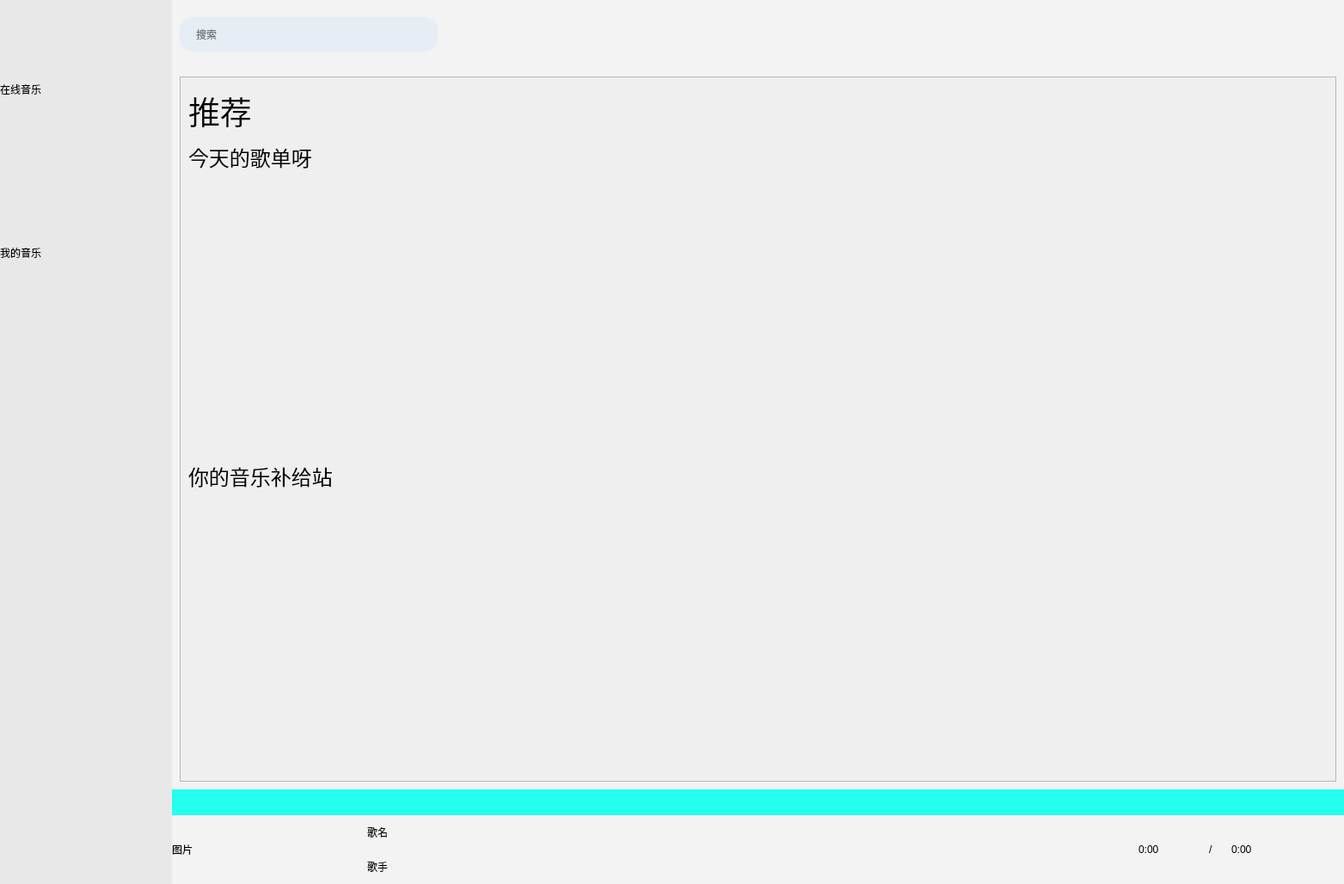
<?xml version="1.0" encoding="UTF-8"?>
<ui version="4.0">
 <class>MainWindow</class>
 <widget class="QMainWindow" name="MainWindow">
  <property name="geometry">
   <rect>
    <x>0</x>
    <y>0</y>
    <width>1563</width>
    <height>1028</height>
   </rect>
  </property>
  <property name="windowTitle">
   <string>MainWindow</string>
  </property>
  <widget class="QWidget" name="centralwidget">
   <layout class="QVBoxLayout" name="verticalLayout">
    <property name="spacing">
     <number>0</number>
    </property>
    <property name="leftMargin">
     <number>0</number>
    </property>
    <property name="topMargin">
     <number>0</number>
    </property>
    <property name="rightMargin">
     <number>0</number>
    </property>
    <property name="bottomMargin">
     <number>0</number>
    </property>
    <item>
     <widget class="QWidget" name="head" native="true">
      <property name="minimumSize">
       <size>
        <width>0</width>
        <height>80</height>
       </size>
      </property>
      <property name="maximumSize">
       <size>
        <width>16777215</width>
        <height>80</height>
       </size>
      </property>
      <property name="styleSheet">
       <string notr="true"/>
      </property>
      <layout class="QHBoxLayout" name="horizontalLayout_2">
       <property name="spacing">
        <number>0</number>
       </property>
       <property name="leftMargin">
        <number>0</number>
       </property>
       <property name="topMargin">
        <number>0</number>
       </property>
       <property name="rightMargin">
        <number>0</number>
       </property>
       <property name="bottomMargin">
        <number>0</number>
       </property>
       <item>
        <widget class="QWidget" name="headLeft" native="true">
         <property name="minimumSize">
          <size>
           <width>200</width>
           <height>0</height>
          </size>
         </property>
         <property name="maximumSize">
          <size>
           <width>100</width>
           <height>16777215</height>
          </size>
         </property>
         <property name="styleSheet">
          <string notr="true">#headLeft
{
	background-color:rgb(232, 232, 232);
}</string>
         </property>
         <layout class="QVBoxLayout" name="verticalLayout_6">
          <property name="spacing">
           <number>0</number>
          </property>
          <property name="leftMargin">
           <number>0</number>
          </property>
          <property name="topMargin">
           <number>0</number>
          </property>
          <property name="rightMargin">
           <number>0</number>
          </property>
          <property name="bottomMargin">
           <number>0</number>
          </property>
          <item>
           <widget class="QWidget" name="logo" native="true">
            <property name="minimumSize">
             <size>
              <width>0</width>
              <height>0</height>
             </size>
            </property>
            <property name="styleSheet">
             <string notr="true">#logo
{
	border: none;
	border-radius: 0px;
	background-image: url(&quot;:/resources/images/icon/Logo.png&quot;);

	background-repeat: no-repeat;
	background-position: center center;
}</string>
            </property>
           </widget>
          </item>
         </layout>
        </widget>
       </item>
       <item>
        <widget class="QWidget" name="headRight" native="true">
         <property name="styleSheet">
          <string notr="true">#headRight
{
	background-color:rgb(243, 243, 243)
}</string>
         </property>
         <layout class="QHBoxLayout" name="horizontalLayout_3">
          <property name="spacing">
           <number>0</number>
          </property>
          <property name="leftMargin">
           <number>0</number>
          </property>
          <property name="topMargin">
           <number>0</number>
          </property>
          <property name="rightMargin">
           <number>0</number>
          </property>
          <property name="bottomMargin">
           <number>0</number>
          </property>
          <item>
           <widget class="QWidget" name="settingBox" native="true">
            <property name="styleSheet">
             <string notr="true">QPushButton
{
	background-repeat: no-repeat;
	background-position: center center;
	border: none;
	border-radius: 0px;
}
QPushButton:hover
{
	background-color:rgba(255, 192, 193, 150);
}</string>
            </property>
            <layout class="QHBoxLayout" name="horizontalLayout_4">
             <item>
              <widget class="QWidget" name="searchBox" native="true">
               <property name="minimumSize">
                <size>
                 <width>300</width>
                 <height>0</height>
                </size>
               </property>
               <property name="maximumSize">
                <size>
                 <width>200</width>
                 <height>16777215</height>
                </size>
               </property>
               <property name="styleSheet">
                <string notr="true"/>
               </property>
               <layout class="QVBoxLayout" name="verticalLayout_8">
                <property name="spacing">
                 <number>0</number>
                </property>
                <property name="leftMargin">
                 <number>0</number>
                </property>
                <property name="topMargin">
                 <number>0</number>
                </property>
                <property name="rightMargin">
                 <number>0</number>
                </property>
                <property name="bottomMargin">
                 <number>0</number>
                </property>
                <item>
                 <widget class="QLineEdit" name="lineEdit">
                  <property name="minimumSize">
                   <size>
                    <width>0</width>
                    <height>40</height>
                   </size>
                  </property>
                  <property name="styleSheet">
                   <string notr="true">#lineEdit
{
	background-color: rgba(178, 212, 255, 50);
	padding-left: 17px;
	border-radius: 15px;
}

</string>
                  </property>
                  <property name="placeholderText">
                   <string>搜索</string>
                  </property>
                 </widget>
                </item>
               </layout>
              </widget>
             </item>
             <item>
              <spacer name="horizontalSpacer">
               <property name="orientation">
                <enum>Qt::Horizontal</enum>
               </property>
               <property name="sizeType">
                <enum>QSizePolicy::Expanding</enum>
               </property>
               <property name="sizeHint" stdset="0">
                <size>
                 <width>20</width>
                 <height>20</height>
                </size>
               </property>
              </spacer>
             </item>
             <item>
              <widget class="QPushButton" name="buttonSkin">
               <property name="minimumSize">
                <size>
                 <width>30</width>
                 <height>30</height>
                </size>
               </property>
               <property name="maximumSize">
                <size>
                 <width>30</width>
                 <height>30</height>
                </size>
               </property>
               <property name="styleSheet">
                <string notr="true">background-image: url(:/resources/images/icon/skin.png);</string>
               </property>
               <property name="text">
                <string/>
               </property>
              </widget>
             </item>
             <item>
              <widget class="QPushButton" name="buttonMin">
               <property name="minimumSize">
                <size>
                 <width>30</width>
                 <height>30</height>
                </size>
               </property>
               <property name="maximumSize">
                <size>
                 <width>30</width>
                 <height>30</height>
                </size>
               </property>
               <property name="styleSheet">
                <string notr="true">background-image: url(:/resources/images/icon/min.png);</string>
               </property>
               <property name="text">
                <string/>
               </property>
              </widget>
             </item>
             <item>
              <widget class="QPushButton" name="buttonMax">
               <property name="minimumSize">
                <size>
                 <width>30</width>
                 <height>30</height>
                </size>
               </property>
               <property name="maximumSize">
                <size>
                 <width>30</width>
                 <height>30</height>
                </size>
               </property>
               <property name="styleSheet">
                <string notr="true">background-image: url(:/resources/images/icon/max.png);</string>
               </property>
               <property name="text">
                <string/>
               </property>
              </widget>
             </item>
             <item>
              <widget class="QPushButton" name="buttonQuit">
               <property name="minimumSize">
                <size>
                 <width>30</width>
                 <height>30</height>
                </size>
               </property>
               <property name="maximumSize">
                <size>
                 <width>30</width>
                 <height>30</height>
                </size>
               </property>
               <property name="styleSheet">
                <string notr="true">background-image: url(:/resources/images/icon/quit.png);</string>
               </property>
               <property name="text">
                <string/>
               </property>
              </widget>
             </item>
            </layout>
           </widget>
          </item>
         </layout>
        </widget>
       </item>
      </layout>
     </widget>
    </item>
    <item>
     <widget class="QWidget" name="body" native="true">
      <property name="styleSheet">
       <string notr="true"/>
      </property>
      <layout class="QHBoxLayout" name="horizontalLayout">
       <property name="spacing">
        <number>0</number>
       </property>
       <property name="leftMargin">
        <number>0</number>
       </property>
       <property name="topMargin">
        <number>0</number>
       </property>
       <property name="rightMargin">
        <number>0</number>
       </property>
       <property name="bottomMargin">
        <number>0</number>
       </property>
       <item>
        <widget class="QWidget" name="bodyLeft" native="true">
         <property name="minimumSize">
          <size>
           <width>200</width>
           <height>0</height>
          </size>
         </property>
         <property name="maximumSize">
          <size>
           <width>16777215</width>
           <height>16777215</height>
          </size>
         </property>
         <property name="styleSheet">
          <string notr="true">#bodyLeft
{
	background-color: rgb(232, 232, 232);
}
</string>
         </property>
         <layout class="QVBoxLayout" name="verticalLayout_2">
          <property name="spacing">
           <number>0</number>
          </property>
          <property name="leftMargin">
           <number>0</number>
          </property>
          <property name="topMargin">
           <number>0</number>
          </property>
          <property name="rightMargin">
           <number>0</number>
          </property>
          <property name="bottomMargin">
           <number>0</number>
          </property>
          <item>
           <widget class="QWidget" name="onlineMusic" native="true">
            <property name="minimumSize">
             <size>
              <width>0</width>
              <height>190</height>
             </size>
            </property>
            <property name="styleSheet">
             <string notr="true"/>
            </property>
            <layout class="QVBoxLayout" name="verticalLayout_5">
             <property name="spacing">
              <number>0</number>
             </property>
             <property name="leftMargin">
              <number>0</number>
             </property>
             <property name="topMargin">
              <number>0</number>
             </property>
             <property name="rightMargin">
              <number>0</number>
             </property>
             <property name="bottomMargin">
              <number>0</number>
             </property>
             <item>
              <widget class="QLabel" name="onlineMusicLabel">
               <property name="minimumSize">
                <size>
                 <width>0</width>
                 <height>35</height>
                </size>
               </property>
               <property name="text">
                <string>在线音乐</string>
               </property>
              </widget>
             </item>
             <item>
              <widget class="AnimButton" name="recommend" native="true">
               <property name="styleSheet">
                <string notr="true"/>
               </property>
              </widget>
             </item>
             <item>
              <widget class="AnimButton" name="radio" native="true">
               <property name="styleSheet">
                <string notr="true"/>
               </property>
              </widget>
             </item>
             <item>
              <widget class="AnimButton" name="explore" native="true">
               <property name="styleSheet">
                <string notr="true"/>
               </property>
              </widget>
             </item>
            </layout>
           </widget>
          </item>
          <item>
           <widget class="QWidget" name="myMusic" native="true">
            <property name="minimumSize">
             <size>
              <width>0</width>
              <height>190</height>
             </size>
            </property>
            <property name="styleSheet">
             <string notr="true"/>
            </property>
            <layout class="QVBoxLayout" name="verticalLayout_3">
             <property name="spacing">
              <number>0</number>
             </property>
             <property name="leftMargin">
              <number>0</number>
             </property>
             <property name="topMargin">
              <number>0</number>
             </property>
             <property name="rightMargin">
              <number>0</number>
             </property>
             <property name="bottomMargin">
              <number>0</number>
             </property>
             <item>
              <widget class="QLabel" name="MyMusicLabel">
               <property name="minimumSize">
                <size>
                 <width>0</width>
                 <height>35</height>
                </size>
               </property>
               <property name="text">
                <string>我的音乐</string>
               </property>
              </widget>
             </item>
             <item>
              <widget class="AnimButton" name="myLove" native="true">
               <property name="styleSheet">
                <string notr="true"/>
               </property>
              </widget>
             </item>
             <item>
              <widget class="AnimButton" name="local" native="true">
               <property name="styleSheet">
                <string notr="true"/>
               </property>
              </widget>
             </item>
             <item>
              <widget class="AnimButton" name="recent" native="true"/>
             </item>
            </layout>
           </widget>
          </item>
          <item>
           <spacer name="verticalSpacer">
            <property name="orientation">
             <enum>Qt::Vertical</enum>
            </property>
            <property name="sizeHint" stdset="0">
             <size>
              <width>20</width>
              <height>419</height>
             </size>
            </property>
           </spacer>
          </item>
         </layout>
        </widget>
       </item>
       <item>
        <widget class="QWidget" name="bodyRight" native="true">
         <property name="styleSheet">
          <string notr="true">#bodyRight
{
	background-color: rgb(243, 243, 243);
}</string>
         </property>
         <layout class="QVBoxLayout" name="verticalLayout_4">
          <property name="spacing">
           <number>0</number>
          </property>
          <property name="leftMargin">
           <number>0</number>
          </property>
          <property name="topMargin">
           <number>0</number>
          </property>
          <property name="rightMargin">
           <number>0</number>
          </property>
          <property name="bottomMargin">
           <number>0</number>
          </property>
          <item>
           <widget class="QStackedWidget" name="stackedWidget">
            <property name="styleSheet">
             <string notr="true"/>
            </property>
            <widget class="QWidget" name="recommendPage">
             <layout class="QVBoxLayout" name="verticalLayout_10">
              <item>
               <widget class="QScrollArea" name="scrollArea">
                <property name="minimumSize">
                 <size>
                  <width>500</width>
                  <height>820</height>
                 </size>
                </property>
                <property name="widgetResizable">
                 <bool>true</bool>
                </property>
                <widget class="QWidget" name="scrollAreaWidgetContents">
                 <property name="geometry">
                  <rect>
                   <x>0</x>
                   <y>0</y>
                   <width>1343</width>
                   <height>818</height>
                  </rect>
                 </property>
                 <layout class="QVBoxLayout" name="verticalLayout_9">
                  <item>
                   <widget class="QLabel" name="recommendLabel">
                    <property name="minimumSize">
                     <size>
                      <width>0</width>
                      <height>50</height>
                     </size>
                    </property>
                    <property name="maximumSize">
                     <size>
                      <width>1000000</width>
                      <height>60</height>
                     </size>
                    </property>
                    <property name="font">
                     <font>
                      <pointsize>28</pointsize>
                     </font>
                    </property>
                    <property name="text">
                     <string>推荐</string>
                    </property>
                   </widget>
                  </item>
                  <item>
                   <widget class="QLabel" name="todayMusicLabel">
                    <property name="minimumSize">
                     <size>
                      <width>150</width>
                      <height>30</height>
                     </size>
                    </property>
                    <property name="maximumSize">
                     <size>
                      <width>16777215</width>
                      <height>35</height>
                     </size>
                    </property>
                    <property name="font">
                     <font>
                      <pointsize>18</pointsize>
                     </font>
                    </property>
                    <property name="text">
                     <string>今天的歌单呀</string>
                    </property>
                   </widget>
                  </item>
                  <item>
                   <widget class="MusicBoxList" name="recommendBox" native="true"/>
                  </item>
                  <item>
                   <widget class="QLabel" name="MusicSupplyLabel">
                    <property name="minimumSize">
                     <size>
                      <width>0</width>
                      <height>30</height>
                     </size>
                    </property>
                    <property name="maximumSize">
                     <size>
                      <width>16777215</width>
                      <height>40</height>
                     </size>
                    </property>
                    <property name="font">
                     <font>
                      <pointsize>18</pointsize>
                     </font>
                    </property>
                    <property name="text">
                     <string>你的音乐补给站</string>
                    </property>
                   </widget>
                  </item>
                  <item>
                   <widget class="MusicBoxList" name="otherBox" native="true"/>
                  </item>
                 </layout>
                </widget>
               </widget>
              </item>
             </layout>
            </widget>
            <widget class="QWidget" name="radioPage"/>
            <widget class="QWidget" name="explorePage"/>
            <widget class="QWidget" name="myLovePage"/>
            <widget class="QWidget" name="locolPage"/>
            <widget class="QWidget" name="recentPage"/>
           </widget>
          </item>
          <item>
           <widget class="QWidget" name="progressBar" native="true">
            <property name="minimumSize">
             <size>
              <width>0</width>
              <height>30</height>
             </size>
            </property>
            <property name="styleSheet">
             <string notr="true">background-color:rgb(37, 255, 237)</string>
            </property>
           </widget>
          </item>
          <item>
           <widget class="QWidget" name="control" native="true">
            <property name="minimumSize">
             <size>
              <width>0</width>
              <height>80</height>
             </size>
            </property>
            <property name="styleSheet">
             <string notr="true">QPushButton
{
	border: none;
	border-radius: 0px;
	background-repeat: no-repeat;
	background-position: center center;
}

QPushButton:hover
{
	background-color: rgb(255, 199, 202);
}

</string>
            </property>
            <layout class="QHBoxLayout" name="horizontalLayout_6">
             <property name="spacing">
              <number>0</number>
             </property>
             <property name="leftMargin">
              <number>0</number>
             </property>
             <property name="topMargin">
              <number>0</number>
             </property>
             <property name="rightMargin">
              <number>0</number>
             </property>
             <property name="bottomMargin">
              <number>0</number>
             </property>
             <item>
              <widget class="QWidget" name="musicDesc" native="true">
               <layout class="QHBoxLayout" name="horizontalLayout_7">
                <property name="spacing">
                 <number>0</number>
                </property>
                <property name="leftMargin">
                 <number>0</number>
                </property>
                <property name="topMargin">
                 <number>0</number>
                </property>
                <property name="rightMargin">
                 <number>0</number>
                </property>
                <property name="bottomMargin">
                 <number>0</number>
                </property>
                <item>
                 <widget class="QLabel" name="musicCover">
                  <property name="text">
                   <string>图片</string>
                  </property>
                 </widget>
                </item>
                <item>
                 <widget class="QWidget" name="widget" native="true">
                  <layout class="QVBoxLayout" name="verticalLayout_7">
                   <property name="spacing">
                    <number>0</number>
                   </property>
                   <property name="leftMargin">
                    <number>0</number>
                   </property>
                   <property name="topMargin">
                    <number>0</number>
                   </property>
                   <property name="rightMargin">
                    <number>0</number>
                   </property>
                   <property name="bottomMargin">
                    <number>0</number>
                   </property>
                   <item>
                    <widget class="QLabel" name="musicName">
                     <property name="text">
                      <string>歌名</string>
                     </property>
                    </widget>
                   </item>
                   <item>
                    <widget class="QLabel" name="musicSinger">
                     <property name="text">
                      <string>歌手</string>
                     </property>
                    </widget>
                   </item>
                  </layout>
                 </widget>
                </item>
               </layout>
              </widget>
             </item>
             <item>
              <widget class="QWidget" name="playCtrl" native="true">
               <property name="styleSheet">
                <string notr="true"/>
               </property>
               <layout class="QHBoxLayout" name="horizontalLayout_8">
                <item>
                 <widget class="QPushButton" name="playMode">
                  <property name="minimumSize">
                   <size>
                    <width>40</width>
                    <height>40</height>
                   </size>
                  </property>
                  <property name="maximumSize">
                   <size>
                    <width>40</width>
                    <height>40</height>
                   </size>
                  </property>
                  <property name="styleSheet">
                   <string notr="true">background-image:url(:/resources/images/icon/shuffle_2.png)</string>
                  </property>
                  <property name="text">
                   <string/>
                  </property>
                 </widget>
                </item>
                <item>
                 <widget class="QPushButton" name="playPrev">
                  <property name="minimumSize">
                   <size>
                    <width>40</width>
                    <height>40</height>
                   </size>
                  </property>
                  <property name="maximumSize">
                   <size>
                    <width>40</width>
                    <height>40</height>
                   </size>
                  </property>
                  <property name="styleSheet">
                   <string notr="true">background-image: url(:/resources/images/icon/prev.png)</string>
                  </property>
                  <property name="text">
                   <string/>
                  </property>
                 </widget>
                </item>
                <item>
                 <widget class="QPushButton" name="play">
                  <property name="minimumSize">
                   <size>
                    <width>40</width>
                    <height>40</height>
                   </size>
                  </property>
                  <property name="maximumSize">
                   <size>
                    <width>40</width>
                    <height>40</height>
                   </size>
                  </property>
                  <property name="styleSheet">
                   <string notr="true">background-image: url(:/resources/images/icon/play.png)</string>
                  </property>
                  <property name="text">
                   <string/>
                  </property>
                 </widget>
                </item>
                <item>
                 <widget class="QPushButton" name="playNext">
                  <property name="minimumSize">
                   <size>
                    <width>40</width>
                    <height>40</height>
                   </size>
                  </property>
                  <property name="maximumSize">
                   <size>
                    <width>40</width>
                    <height>40</height>
                   </size>
                  </property>
                  <property name="styleSheet">
                   <string notr="true">background-image: url(:/resources/images/icon/next.png)</string>
                  </property>
                  <property name="text">
                   <string/>
                  </property>
                 </widget>
                </item>
                <item>
                 <widget class="QPushButton" name="volume">
                  <property name="minimumSize">
                   <size>
                    <width>40</width>
                    <height>40</height>
                   </size>
                  </property>
                  <property name="maximumSize">
                   <size>
                    <width>40</width>
                    <height>40</height>
                   </size>
                  </property>
                  <property name="styleSheet">
                   <string notr="true">background-image: url(:/resources/images/icon/volumn.png)</string>
                  </property>
                  <property name="text">
                   <string/>
                  </property>
                 </widget>
                </item>
                <item>
                 <widget class="QPushButton" name="addLocal">
                  <property name="minimumSize">
                   <size>
                    <width>40</width>
                    <height>40</height>
                   </size>
                  </property>
                  <property name="maximumSize">
                   <size>
                    <width>40</width>
                    <height>40</height>
                   </size>
                  </property>
                  <property name="styleSheet">
                   <string notr="true">background-image: url(:/resources/images/icon/local.png)</string>
                  </property>
                  <property name="text">
                   <string/>
                  </property>
                 </widget>
                </item>
               </layout>
              </widget>
             </item>
             <item>
              <widget class="QWidget" name="timeShowing" native="true">
               <property name="styleSheet">
                <string notr="true">QPushButton
{
	background-repeat: no-repeat;
	background-position: center center;
	border: none;
	border-radius: 0px;
}</string>
               </property>
               <layout class="QHBoxLayout" name="horizontalLayout_9">
                <item>
                 <widget class="QLabel" name="labelNull">
                  <property name="minimumSize">
                   <size>
                    <width>200</width>
                    <height>0</height>
                   </size>
                  </property>
                  <property name="text">
                   <string/>
                  </property>
                 </widget>
                </item>
                <item>
                 <widget class="QLabel" name="currentTime">
                  <property name="text">
                   <string>0:00</string>
                  </property>
                 </widget>
                </item>
                <item>
                 <widget class="QLabel" name="slash">
                  <property name="minimumSize">
                   <size>
                    <width>20</width>
                    <height>0</height>
                   </size>
                  </property>
                  <property name="maximumSize">
                   <size>
                    <width>20</width>
                    <height>16777215</height>
                   </size>
                  </property>
                  <property name="text">
                   <string>/</string>
                  </property>
                 </widget>
                </item>
                <item>
                 <widget class="QLabel" name="totalTime">
                  <property name="text">
                   <string>0:00</string>
                  </property>
                 </widget>
                </item>
                <item>
                 <widget class="QPushButton" name="musicWord">
                  <property name="minimumSize">
                   <size>
                    <width>40</width>
                    <height>40</height>
                   </size>
                  </property>
                  <property name="maximumSize">
                   <size>
                    <width>40</width>
                    <height>40</height>
                   </size>
                  </property>
                  <property name="styleSheet">
                   <string notr="true">background-image: url(:/resources/images/icon/words.png);</string>
                  </property>
                  <property name="text">
                   <string/>
                  </property>
                 </widget>
                </item>
               </layout>
              </widget>
             </item>
            </layout>
           </widget>
          </item>
         </layout>
        </widget>
       </item>
      </layout>
     </widget>
    </item>
   </layout>
  </widget>
 </widget>
 <customwidgets>
  <customwidget>
   <class>AnimButton</class>
   <extends>QWidget</extends>
   <header>animbutton.h</header>
   <container>1</container>
  </customwidget>
  <customwidget>
   <class>MusicBoxList</class>
   <extends>QWidget</extends>
   <header>musicboxlist.h</header>
   <container>1</container>
  </customwidget>
 </customwidgets>
 <resources/>
 <connections/>
</ui>
